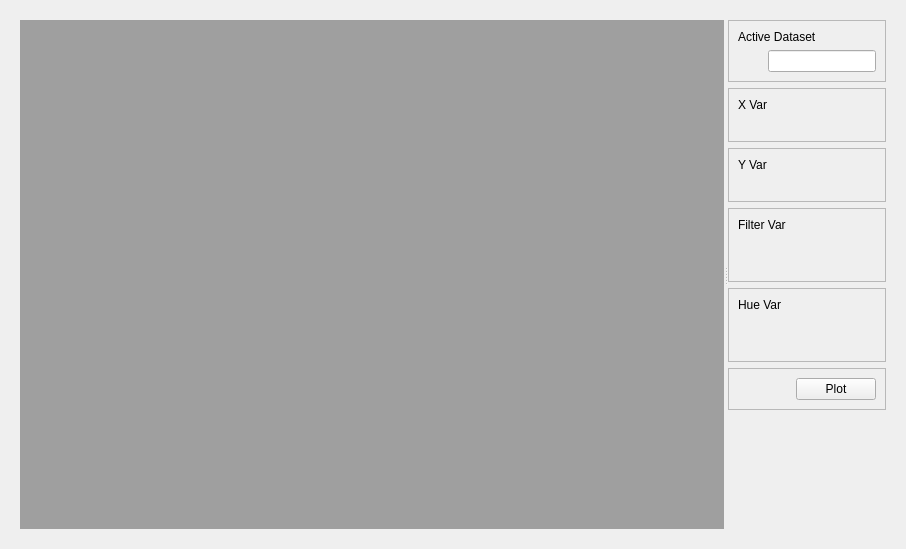
<?xml  version="1.0"  encoding="UTF-8"?>
<ui  version="4.0">
  <class>Form</class>
  <widget  class="QWidget"  name="Form">
      
    <property  name="geometry">
      <rect>
        <x>0</x>
        <y>0</y>
        <width>906</width>
        <height>549</height>
      </rect>
    </property>
    
    <property  name="windowTitle">
      <string>Form</string>
    </property>

    <layout  class="QVBoxLayout"  name="horizontalLayout">
      <item>
        
        <widget class="QWidget" name="verticalLayoutWidget">

    
            <layout  class="QHBoxLayout"  name="horizontalLayout">
                
            <item>
                <widget  class="QSplitter"  name="splitter">
                    
                <property  name="orientation">
                    <enum>Qt::Horizontal</enum>
                </property>
                
                <widget  class="QWidget"  name="wViewer">
                    <property  name="sizePolicy">
                    <sizepolicy  hsizetype="Preferred"  vsizetype="Preferred">
                        <horstretch>8</horstretch>
                        <verstretch>0</verstretch>
                    </sizepolicy>
                    </property>
                    <layout  class="QVBoxLayout"  name="vlViewer">
                    <item>
                        <widget  class="QMdiArea"  name="mdiArea"/>
                    </item>
                    </layout>
                </widget>
                
                <widget  class="QWidget"  name="wOptions">
                    <property  name="sizePolicy">
                    <sizepolicy  hsizetype="Minimum"  vsizetype="Minimum">
                        <horstretch>1</horstretch>
                        <verstretch>0</verstretch>
                    </sizepolicy>
                    </property>
                    
                    <layout  class="QVBoxLayout"  name="vlOptions">

                    <item>
                        <widget  class="QFrame"  name="wActiveDset">
                        <property  name="frameShape">
                            <enum>QFrame::StyledPanel</enum>
                        </property>
                        <property  name="frameShadow">
                            <enum>QFrame::Raised</enum>
                        </property>
                        <property  name="lineWidth">
                            <number>8</number>
                        </property>

                        <layout  class="QVBoxLayout"  name="vlActiveDset">
                            
                            <item>
                            <widget  class="QLabel"  name="label_activeDset">
                                <property  name="text">
                                <string>Active Dataset</string>
                                </property>
                            </widget>
                            </item>

                            <item>
                            <layout  class="QHBoxLayout"  name="horizontalLayout_5">
                                <item>
                                <spacer  name="horizontalSpacer_5">
                                    <property  name="orientation">
                                    <enum>Qt::Horizontal</enum>
                                    </property>
                                    
                                    <property name="sizeType">
                                        <enum>QSizePolicy::Fixed</enum>
                                    </property>
                                    
                                    <property  name="sizeHint"  stdset="0">
                                    <size>
                                        <width>30</width>
                                        <height>20</height>
                                    </size>
                                    </property>
                                </spacer>
                                </item>
                                <item>
                                    <widget  class="QLineEdit"  name="edit_activeDset">
                                        <property  name="text">
                                        <string> </string>
                                        </property>
                                    </widget>
                                </item>
                            </layout>
                            </item>
                            
                        </layout>
                        </widget>
                    </item>
                        
                    <item>
                        <widget  class="QFrame"  name="wXVar">
                        <property  name="frameShape">
                            <enum>QFrame::StyledPanel</enum>
                        </property>
                        <property  name="frameShadow">
                            <enum>QFrame::Raised</enum>
                        </property>
                        <property  name="lineWidth">
                            <number>8</number>
                        </property>
                        
                        <layout  class="QVBoxLayout"  name="vlXVar">
                            <item>
                            <widget  class="QLabel"  name="label_select">
                                <property  name="text">
                                <string>X Var</string>
                                </property>
                            </widget>
                            </item>
                            <item>
                            <layout  class="QHBoxLayout"  name="horizontalLayout_5">
                                <item>
                                <spacer  name="horizontalSpacer_5">
                                    <property  name="orientation">
                                    <enum>Qt::Horizontal</enum>
                                    </property>
                                    
                                    <property name="sizeType">
                                        <enum>QSizePolicy::Fixed</enum>
                                    </property>
                                    
                                    <property  name="sizeHint"  stdset="0">
                                    <size>
                                        <width>30</width>
                                        <height>20</height>
                                    </size>
                                    </property>
                                </spacer>
                                </item>
                                <item>
                                <layout  class="QVBoxLayout"  name="vlComboX"/>
                                </item>
                            </layout>
                            </item>
                        </layout>
                        
                        </widget>
                    </item>


                    <item>
                        <widget  class="QFrame"  name="wYVar">
                        <property  name="frameShape">
                            <enum>QFrame::StyledPanel</enum>
                        </property>
                        <property  name="frameShadow">
                            <enum>QFrame::Raised</enum>
                        </property>
                        <property  name="lineWidth">
                            <number>8</number>
                        </property>
                        
                        <layout  class="QVBoxLayout"  name="vlYVar">
                            <item>
                            <widget  class="QLabel"  name="label_select">
                                <property  name="text">
                                <string>Y Var</string>
                                </property>
                            </widget>
                            </item>
                            <item>
                            <layout  class="QHBoxLayout"  name="horizontalLayout_5">
                                <item>
                                <spacer  name="horizontalSpacer_5">
                                    <property  name="orientation">
                                    <enum>Qt::Horizontal</enum>
                                    </property>
                                    
                                    <property name="sizeType">
                                        <enum>QSizePolicy::Fixed</enum>
                                    </property>
                                    
                                    <property  name="sizeHint"  stdset="0">
                                    <size>
                                        <width>30</width>
                                        <height>20</height>
                                    </size>
                                    </property>
                                </spacer>
                                </item>
                                <item>
                                <layout  class="QVBoxLayout"  name="vlComboY"/>
                                </item>
                            </layout>
                            </item>
                        </layout>
                        
                        </widget>
                    </item>
                    
                    <item>
                        <widget  class="QFrame"  name="wFilter">
                        <property  name="frameShape">
                            <enum>QFrame::StyledPanel</enum>
                        </property>
                        <property  name="frameShadow">
                            <enum>QFrame::Raised</enum>
                        </property>
                        <property  name="lineWidth">
                            <number>8</number>
                        </property>
                        <layout  class="QVBoxLayout"  name="vlBC">
                            
                            <item>
                            <widget  class="QLabel"  name="label_select2">
                                <property  name="text">
                                <string>Filter Var</string>
                                </property>
                            </widget>
                            </item>
                            
                            <item>
                            <layout  class="QHBoxLayout"  name="horizontalLayout_6">
                                <item>
                                <spacer  name="horizontalSpacer_6">
                                    <property  name="orientation">
                                    <enum>Qt::Horizontal</enum>
                                    </property>

                                    <property name="sizeType">
                                        <enum>QSizePolicy::Fixed</enum>
                                    </property>
                                    
                                    <property  name="sizeHint"  stdset="0">
                                    <size>
                                        <width>30</width>
                                        <height>20</height>
                                    </size>
                                    </property>
                                </spacer>
                                </item>
                                <item>
                                <layout  class="QVBoxLayout"  name="vlComboFilter"/>
                                </item>
                            </layout>
                            </item>
                            
                            <item>
                            <layout  class="QHBoxLayout"  name="horizontalLayout_6">
                                <item>
                                <spacer  name="horizontalSpacer_6">
                                    <property  name="orientation">
                                    <enum>Qt::Horizontal</enum>
                                    </property>
                                    
                                    <property name="sizeType">
                                        <enum>QSizePolicy::Fixed</enum>
                                    </property>
                                    
                                    <property  name="sizeHint"  stdset="0">
                                    <size>
                                        <width>30</width>
                                        <height>20</height>
                                    </size>
                                    </property>
                                </spacer>
                                </item>
                                <item>
                                <layout  class="QHBoxLayout"  name="hlComboFilterVal"/>
                                </item>
                            </layout>
                            </item>

                        </layout>
                        </widget>
                    </item>
                    
                    <item>
                        <widget  class="QFrame"  name="wHue">
                        <property  name="frameShape">
                            <enum>QFrame::StyledPanel</enum>
                        </property>
                        <property  name="frameShadow">
                            <enum>QFrame::Raised</enum>
                        </property>
                        <property  name="lineWidth">
                            <number>8</number>
                        </property>
                        
                        <layout  class="QVBoxLayout"  name="vlBD">
                        
                            <item>
                            <widget  class="QLabel"  name="label_select3">
                                <property  name="text">
                                <string>Hue Var</string>
                                </property>
                            </widget>
                            </item>
                            
                            <item>
                            <layout  class="QHBoxLayout"  name="horizontalLayout_7">
                                <item>
                                <spacer  name="horizontalSpacer_7">
                                    <property  name="orientation">
                                    <enum>Qt::Horizontal</enum>
                                    </property>
                                    
                                    <property name="sizeType">
                                        <enum>QSizePolicy::Fixed</enum>
                                    </property>
                                    
                                    <property  name="sizeHint"  stdset="0">
                                    <size>
                                        <width>30</width>
                                        <height>20</height>
                                    </size>
                                    </property>
                                </spacer>
                                </item>
                                <item>
                                <layout  class="QVBoxLayout"  name="vlComboHue"/>
                                </item>
                            </layout>
                            </item>
                            
                            <item>
                            <layout  class="QHBoxLayout"  name="horizontalLayout_7">
                                <item>
                                <spacer  name="horizontalSpacer_7">
                                    <property  name="orientation">
                                    <enum>Qt::Horizontal</enum>
                                    </property>
                                    
                                    <property name="sizeType">
                                        <enum>QSizePolicy::Fixed</enum>
                                    </property>
                                    
                                    <property  name="sizeHint"  stdset="0">
                                    <size>
                                        <width>30</width>
                                        <height>20</height>
                                    </size>
                                    </property>
                                </spacer>
                                </item>
                                <item>
                                <layout  class="QHBoxLayout"  name="hlComboHueVal"/>
                                </item>
                            </layout>
                            </item>

                        </layout>
                        </widget>
                    </item>

                    <item>
                        <widget  class="QFrame"  name="wBD">
                        <property  name="frameShape">
                            <enum>QFrame::StyledPanel</enum>
                        </property>
                        <property  name="frameShadow">
                            <enum>QFrame::Raised</enum>
                        </property>
                        <property  name="lineWidth">
                            <number>8</number>
                        </property>
                            <layout  class="QHBoxLayout"  name="horizontalLayout_8">
                            <item>
                                <spacer  name="horizontalSpacer_8">
                                <property  name="orientation">
                                    <enum>Qt::Horizontal</enum>
                                </property>
                                
                                <property  name="sizeHint"  stdset="0">
                                    <size>
                                    <width>40</width>
                                    <height>20</height>
                                    </size>
                                </property>
                                </spacer>
                            </item>
                            <item>
                                <widget  class="QPushButton"  name="plotBtn">
                                <property  name="text">
                                    <string>Plot</string>
                                </property>
                                </widget>
                            </item>
                            </layout>
                        </widget>
                    </item>
                    
                    <item>
                        <spacer  name="verticalSpacer">
                        <property  name="orientation">
                            <enum>Qt::Vertical</enum>
                        </property>
                        <property  name="sizeHint"  stdset="0">
                            <size>
                            <width>20</width>
                            <height>40</height>
                            </size>
                        </property>
                        </spacer>
                    </item>
                    
                    </layout>
                </widget>
                </widget>
            </item>
            </layout>

        </widget>
      </item>

      </layout>
            
        
  </widget>
  <resources/>
  <connections/>
</ui>
